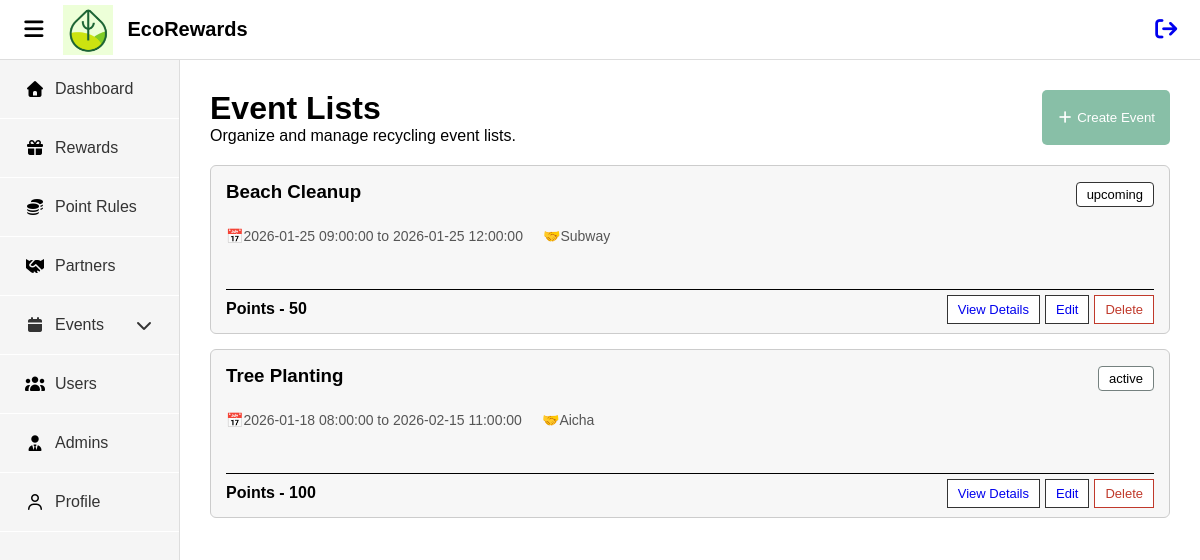
Before: /admin/eventlists.php with the older database file.
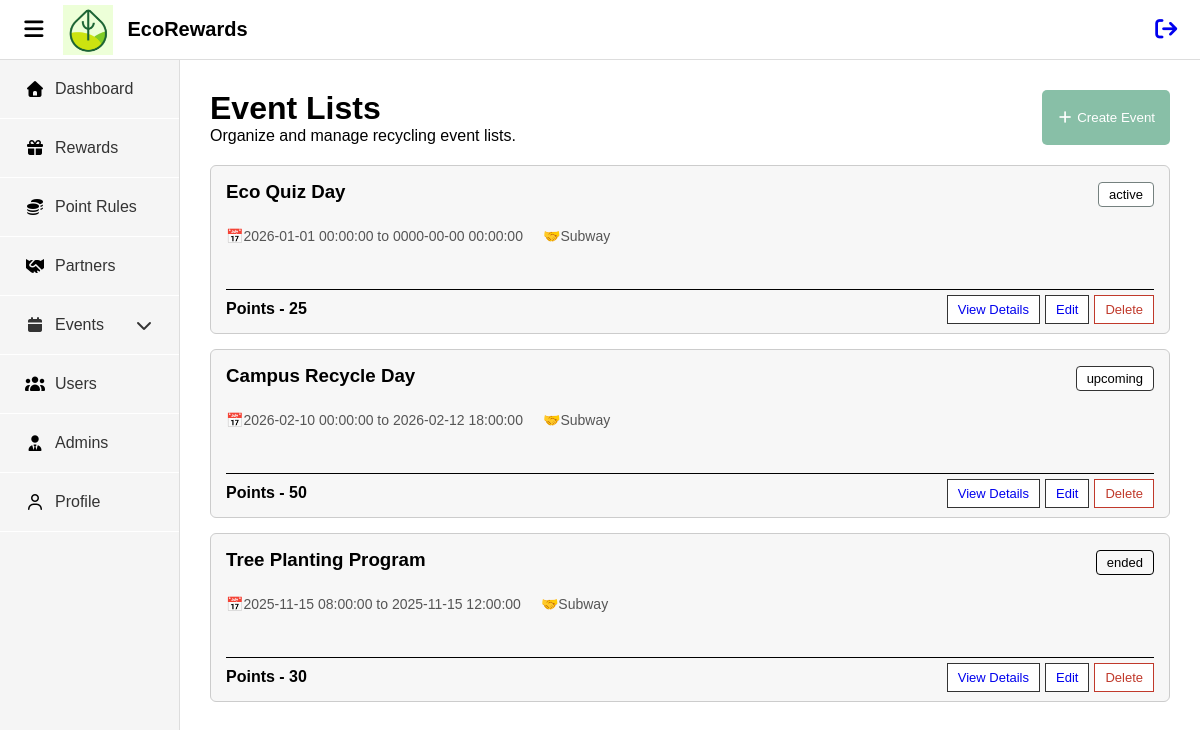
After: the same page with the newer database file.
### tables this page shows
CREATE TABLE `events` (
  `id` int(11) NOT NULL,
  `name` varchar(30) NOT NULL,
  `description` varchar(100) NOT NULL,
  `image` varchar(250) NOT NULL,
  `start_date` datetime NOT NULL,
  `end_date` datetime NOT NULL,
  `points_reward` int(11) NOT NULL,
  `admins_id` int(11) NOT NULL,
  `partners_id` int(11) NOT NULL,
  `approved_by` int(11) NOT NULL,
  `status` enum('active','pending','upcoming','ended') NOT NULL,
  `created_at` datetime NOT NULL
);

CREATE TABLE `partners` (
  `id` int(11) NOT NULL,
  `name` varchar(100) NOT NULL,
  `company_image` varchar(250) NOT NULL,
  `email` varchar(100) NOT NULL,
  `password` varchar(200) NOT NULL,
  `contact_person` varchar(150) NOT NULL,
  `phone` varchar(150) NOT NULL,
  `address` varchar(250) NOT NULL,
  `created_at` varchar(50) NOT NULL DEFAULT current_timestamp()
);

### admin/eventlists.php (the view, shortened to what this page needs)
<!DOCTYPE html>
<html lang="en">
<head>
    <link href="./assets/css/style.css" rel="stylesheet" type="text/css" />
    <link rel="stylesheet" href="https://cdnjs.cloudflare.com/ajax/libs/font-awesome/7.0.1/css/all.min.css" />
</head>
<body>
    <?php include('topnavbar.php') ?>
    <div class="wrapper">
        <?php include('sidebar.php') ?>
        <main class="main">
            <div class="header">
                <div>
                    <h1>Event Lists</h1>
                    <p>Organize and manage recycling event lists.</p>
                </div>
                <button class="adduser" id="addevents">
                    <i class="fa-solid fa-plus"></i>
                     Create Event
                </button>
            </div>
            <?php
                include "conn.php";
                $sql = "Select events.*,partners.name As pname From events Left Join partners On events.partners_id = partners.id where status !='pending'";
                $result = mysqli_query($dbConn,$sql);
                while($rows = mysqli_fetch_array($result)){
                    echo "<div class='event-card'>";
                    echo "<div class='event-top'>";
                    echo "<h3>".$rows['name']."</h3>";
                    echo "<span class='status ".$rows['status']."'>".$rows['status']."</p>";
                    echo "</div>";
                    echo "<div class='event-info'>";
                    echo "<span>📅". $rows['start_date'] ." to ". $rows['end_date']."</span>";
                    echo "<span>🤝". $rows['pname'] ."</span>";
                    echo "</div>";
                    echo "<div class='event-bottom'>";
                    echo "<span class='points'> Points - ". $rows['points_reward'] ."</span>";
                    echo "<div class='actions'>";
                    echo "<a href='?action=view&id=".$rows['id']."' class='btn view'>View Details</a>";
                    echo "<a href='editevent.php?id=".$rows['id']."' class='btn edit'>Edit</a>";
                    echo "<a href='deleteevent.php?id=".$rows['id']."' class='btn delete'>Delete</a>";
                    echo "</div>";
                    echo "</div>";
                    echo "</div>";
                }
            ?>
        </main>
    </div>
</body>
</html>

Changed rows visible on the page:
removed events: name "Beach Cleanup", status "upcoming", start_date "2026-01-25 09:00:00", end_date "2026-01-25 12:00:00", partners.name "Subway", points_reward "50"
removed events: name "Tree Planting", status "active", start_date "2026-01-18 08:00:00", end_date "2026-02-15 11:00:00", partners.name "Aicha", points_reward "100"
added events: name "Eco Quiz Day", status "active", start_date "2026-01-01 00:00:00", end_date "0000-00-00 00:00:00", partners.name "Subway", points_reward "25"
added events: name "Campus Recycle Day", status "upcoming", start_date "2026-02-10 00:00:00", end_date "2026-02-12 18:00:00", partners.name "Subway", points_reward "50"
added events: name "Tree Planting Program", status "ended", start_date "2025-11-15 08:00:00", end_date "2025-11-15 12:00:00", partners.name "Subway", points_reward "30"
